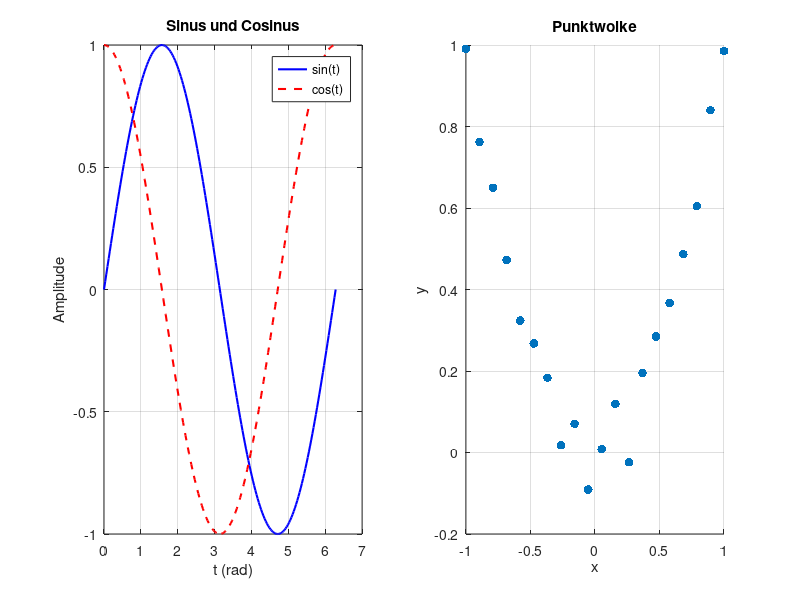
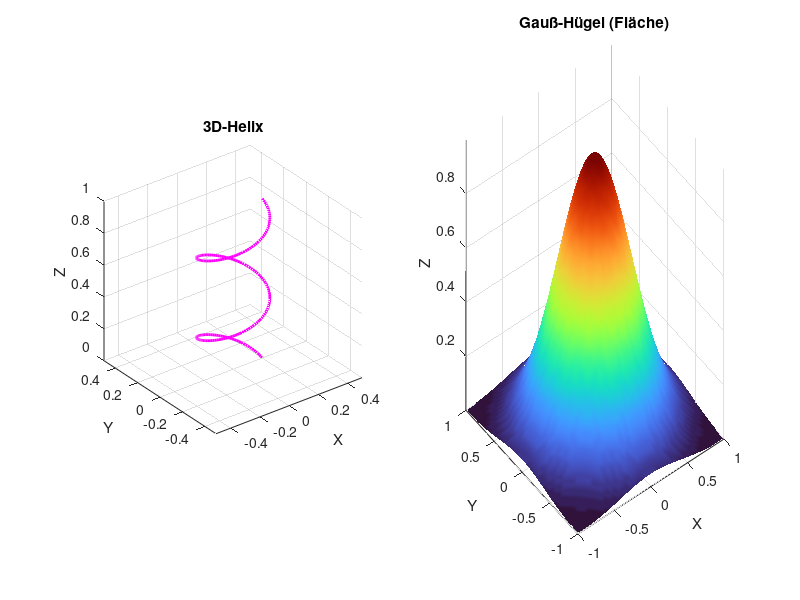
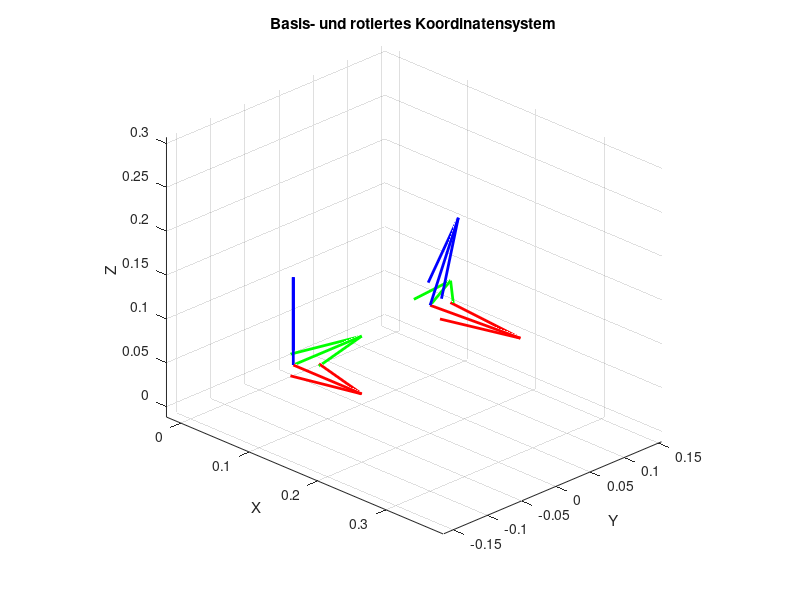
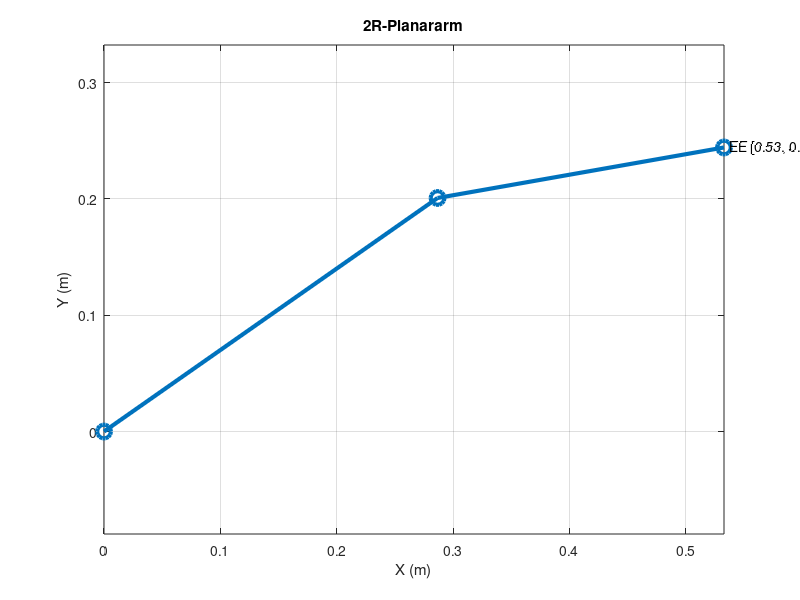

MATLAB code to generate these figures, in order:
function lecture00_basics()
% Vorlesung 0 — MATLAB‑Grundlagen für Robotik (Mathematik, Visualisierung, Kinematik)
%
% Ausführung
%   - Datei in MATLAB öffnen und „Run“ ausführen (oder abschnittsweise mit %%‑Zellen)
%   - Arbeitsordner auf das Repo bzw. den Ordner „matlab“ setzen
%   - Abbildungen geöffnet lassen, wenn Sie in ein PDF exportieren
%
% Lernziele
%   1) MATLAB‑Mathe‑Basics (Vektoren/Matrizen, Lineare Algebra, Numerik)
%   2) Visualisierung: 2D/3D‑Plots, Flächen, Koordinatenrahmen
%   3) Kinematik: Rotationsmatrizen, homogene Transformationen, einfache Ketten
%   4) DH‑basierte Vorwärtskinematik (kurz) inkl. Rahmendarstellung
%
% Konventionen
%   - Winkel sind in Radiant, außer wenn explizit in Grad ausgegeben
%   - Rechtshändiges Koordinatensystem; Z‑Achse zeigt standardmäßig „aus der Seite“
%   - Transformation T bildet mittels Post‑Multiplikation von einer Quelle auf ein Ziel ab
%   - R ist 3×3‑Rotation, p ist 3×1‑Position, T ist 4×4‑Homogene

%% Hilfsfunktionen (werden zuerst definiert und anschließend genutzt)

    % d2r: Umrechnung von Grad nach Radiant
    %   Eingabe: deg (Skalar/Array) in Grad
    %   Ausgabe: Radiant gleicher Größe
   
    function out = d2r(deg)
        out = deg * pi/180;
    end

    % r2d: Umrechnung von Radiant nach Grad
    %   Eingabe: rad (Skalar/Array) in Radiant
    %   Ausgabe: Grad gleicher Größe
   
    function out = r2d(rad)
        out = rad * 180/pi;
    end

    % rotX3/rotY3/rotZ3: elementare 3×3‑Rotationsmatrizen
    %   Jeweils eine Rechtsdrehung um die entsprechende Achse.
    %   Eigenschaften: R^T R = I, det(R) = 1 (SO(3)).
    function R = rotX3(theta)
        c = cos(theta); s = sin(theta);
        R = [1 0 0; 0 c -s; 0 s c];
    end

    function R = rotY3(theta)
        c = cos(theta); s = sin(theta);
        R = [c 0 s; 0 1 0; -s 0 c];
    end

    function R = rotZ3(theta)
        c = cos(theta); s = sin(theta);
        R = [c -s 0; s c 0; 0 0 1];
    end

    % makeT: zusammengesetzte 4×4‑Transformation aus R und p
    %   T = [ R p; 0 0 0 1 ]
    %   R: 3×3, p: 3×1
    function T = makeT(R, p)
        T = eye(4);
        T(1:3,1:3) = R;
        T(1:3,4) = p(:);
    end

    % transl4: reine Translation als 4×4‑Matrix
    %   Praktisch zum sequentiellen Zusammensetzen von Posen.
    function T = transl4(x, y, z)
        T = eye(4);
        T(1:3,4) = [x; y; z];
    end

    % isSO3: Prüft, ob R eine gültige Rotationsmatrix ist
    %   Test: Orthonormalität und Determinante 1 innerhalb Toleranz.
    function tf = isSO3(R, tol)
        if nargin < 2, tol = 1e-9; end
        tf = norm(R'*R - eye(3), 2) < tol && abs(det(R) - 1) < tol;
    end

    % tprint4: kompaktes Ausgeben einer 4×4‑Transformation
    %   Druckt Position p und die 3×3‑Rotationsmatrix.
    function tprint4(T, label)
        if nargin < 2, label = 'Transformation'; end
        fprintf('\n%s\n', label);
        fprintf('  p (m): [%.4f %.4f %.4f]\n', T(1,4), T(2,4), T(3,4));
        fprintf('  R =\n');
        disp(T(1:3,1:3));
    end

    % draw_frame3: zeichnet einen Koordinatenrahmen in 3D
    %   Achsenfarben: X=rot, Y=grün, Z=blau; Pfeillänge über scale.
    function draw_frame3(ax, T, scale, lw)
        if nargin < 3 || isempty(scale), scale = 0.1; end
        if nargin < 4 || isempty(lw), lw = 2; end
        o = T(1:3,4);
        x = T(1:3,1) * scale;
        y = T(1:3,2) * scale;
        z = T(1:3,3) * scale;
        hold(ax, 'on');
        quiver3(ax, o(1), o(2), o(3), x(1), x(2), x(3), 0, 'r', 'LineWidth', lw, 'MaxHeadSize', 0.5);
        quiver3(ax, o(1), o(2), o(3), y(1), y(2), y(3), 0, 'g', 'LineWidth', lw, 'MaxHeadSize', 0.5);
        quiver3(ax, o(1), o(2), o(3), z(1), z(2), z(3), 0, 'b', 'LineWidth', lw, 'MaxHeadSize', 0.5);
    end

    % dh: Standard‑Denavit‑Hartenberg‑Matrix
    %   Parameter: a (Linklänge), alpha (Verdrehung), d (Verschiebung), theta (Gelenkwinkel)
    %   Liefert die homogene Einzel‑Transformation eines Glieds.
    function A = dh(a, alpha, d, theta)
        c = cos(theta); s = sin(theta); ca = cos(alpha); sa = sin(alpha);
        A = [c, -s*ca,  s*sa, a*c;
             s,  c*ca, -c*sa, a*s;
             0,     sa,    ca,   d;
             0,      0,     0,   1];
    end

    % fkine_dh: Vorwärtskinematik für eine DH‑Kette
    %   dh_table: [a, alpha, d, theta_offset] je Zeile
    %   q: Gelenkwinkelvektor (in Radiant)
    %   Rückgabe: Endpose Tn und Zellarray Ts aller Zwischenposen
    function [Tn, Ts] = fkine_dh(dh_table, q)
        n = size(dh_table,1);
        Ts = cell(n+1,1); Ts{1} = eye(4);
        for i=1:n
            a = dh_table(i,1); alpha = dh_table(i,2); d = dh_table(i,3); th0 = dh_table(i,4);
            th = q(i) + th0;
            Ts{i+1} = Ts{i} * dh(a, alpha, d, th);
        end
        Tn = Ts{end};
    end

    % plot_planar_chain: 2D‑Darstellung einer Gelenkkette (Punktfolge)
    %   points: 2×N mit den Gelenkpositionen in der Ebene
    function plot_planar_chain(ax, points, opt)
        if nargin < 3, opt = struct(); end
        if ~isfield(opt,'lw'), opt.lw = 3; end
        if ~isfield(opt,'ms'), opt.ms = 30; end
        plot(ax, points(1,:), points(2,:), '-o', 'LineWidth', opt.lw, 'MarkerSize', opt.ms/3);
        axis(ax, 'equal'); grid(ax, 'on');
        xlabel(ax, 'X (m)'); ylabel(ax, 'Y (m)');
    end

%% 1) Einstieg: Aufräumen und Initialisierung
clc;  % Räumt das Command Window auf
rng(0);  % Setzt den Zufallszahlengenerator für reproduzierbare Ergebnisse
fprintf('Vorlesung 0: MATLAB‑Grundlagen für Robotik\n');  % Gibt den Titel im Command Window aus
datum = datestr(now);  % Wandelt die aktuelle Systemzeit in eine formatierte Zeichenkette um
fprintf('Datum: %s\n', datum);  % Zeigt das aktuelle Datum an

%% 2) Mathematik-Grundlagen: Felder und Lineare Algebra
fprintf('\n=== Mathematik-Grundlagen ===\n');

% Felder und elementweise Operationen
v = (1:5);                   % Zeilenvektor
w = v.^2;                    % Elementweise Potenz
A = [1 2; 3 4];              % 2x2-Matrix
B = [2 -1; 1 0.5];
C = A*B;                     % Matrixprodukt
D = A.*B;                    % Elementweise Multiplikation
fprintf('A*B (Matrixprodukt) =\n'); disp(C);  % disp zeigt die Matrix im Command Window an
fprintf('A.*B (elementweise) =\n'); disp(D);

% Indizierung und Teilbereiche
M = reshape(1:12, [3,4]);    % reshape formt den Zahlenbereich zu einer 3x4-Matrix um
col_text = num2str(M(:,2).');  % num2str wandelt den Spaltenvektor in eine Zeichenkette um
fprintf('Indexierung: M(2,3) = %d, M(:,2) = [ %s ]\n', M(2,3), col_text);

% Implizite Erweiterung (Broadcasting)
row = [1 2 3]; col = [10; 20; 30];
S = row + col;               % 3x3 durch Broadcasting
fprintf('Broadcasting (Zeile + Spalte) =\n'); disp(S);

% Lineare Gleichungssysteme und Konditionierung
A = [4 1 0; 1 3 -1; 0 -1 2]; b = [1; 2; 0.5];
x = A\b; res = norm(A*x - b);  % norm misst die Abweichung zwischen Ax und b
fprintf('Löse Ax=b mit \\: ‖Ax-b‖ = %.2e\n', res);
fprintf('cond_2(A) = %.2f (Konditionszahl)\n', cond(A));  % cond gibt die Konditionszahl der Matrix aus

% SVD und Ausgleichsrechnung
M = randn(5,3);  % randn erzeugt normalverteilte Zufallszahlen mit Mittelwert 0
y = randn(5,1);
[U,S,V] = svd(M, 'econ'); %#ok<ASGLU>  % svd berechnet die Singulärwertzerlegung der Matrix
x_ls = M\y; sig = diag(S).';  % diag extrahiert die Diagonale der Singulärwertmatrix
fprintf('SVD(M): Singulärwerte = [%.3f %.3f %.3f]\n', sig);
fprintf('Least‑Squares‑Lösung: ‖x‖ = %.3f\n', norm(x_ls));

%% 3) Visualisierung: 2D und 3D
fprintf('\n=== Visualisierung — Grundlagen ===\n');

% 2D-Darstellung
t = linspace(0, 2*pi, 200);  % linspace erzeugt 200 äquidistante Stützstellen zwischen 0 und 2π
y1 = sin(t);  % sin berechnet die Sinuswerte für die Zeitbasis
y2 = cos(t);  % cos liefert die Cosinuswerte zur Vergleichskurve
figure('Name','2D‑Plots');  % figure öffnet ein neues Grafikfenster mit der angegebenen Beschriftung
subplot(1,2,1);  % subplot(1,2,1) teilt das Fenster in 1x2 Achsen und aktiviert die linke Achse
plot(t, y1, 'b-', 'LineWidth', 1.5);  % plot zeichnet den Funktionsverlauf als Linie
hold on;  % hold on behält die aktuelle Achse für weitere Plots aktiv
plot(t, y2, 'r--', 'LineWidth', 1.5);
grid on;  % grid on blendet ein Koordinatengitter ein
xlabel('t (rad)');  % xlabel setzt die Beschriftung der x-Achse
ylabel('Amplitude');  % ylabel setzt die Beschriftung der y-Achse
legend('sin(t)', 'cos(t)');  % legend erzeugt eine Legende für die dargestellten Kurven
title('Sinus und Cosinus');  % title vergibt einen Achsentitel

% Streudiagramm mit Beschriftung
xdata = linspace(-1,1,20);
noise = 0.05*randn(size(xdata));  % size liefert die Dimensionen von xdata für das Rauschsampling
ydata = xdata.^2 + noise;
subplot(1,2,2);
scatter(xdata, ydata, 40, 'filled');  % scatter stellt diskrete Punkte mit Markierungen dar
grid on; xlabel('x'); ylabel('y'); title('Punktwolke');

% 3D-Darstellung
figure('Name','3D‑Plots');
subplot(1,2,1);
t = linspace(0, 4*pi, 200); r = 0.2; z = linspace(0, 1, 200);
x = r*cos(t); y = r*sin(t);
plot3(x, y, z, 'm-', 'LineWidth', 2);  % plot3 zeichnet eine räumliche Kurve
grid on; axis equal;  % axis equal erzwingt gleiche Skalierung in allen Achsen
xlabel('X'); ylabel('Y'); zlabel('Z'); title('3D‑Helix');

subplot(1,2,2);
[X,Y] = meshgrid(linspace(-1,1,50));  % meshgrid erzeugt ein Gitter aus x/y-Koordinaten
Z = exp(-3*(X.^2 + Y.^2));  % exp wertet den Exponentialausdruck für das Höhenprofil aus
surf(X,Y,Z);  % surf stellt eine farbige Oberfläche dar
shading interp;  % shading interp glättet die Farbverläufe zwischen den Facetten
colormap turbo;  % colormap legt die Farbpalette für die Grafik fest
axis tight;  % axis tight schneidet den Plot auf den Datenbereich zu
xlabel('X'); ylabel('Y'); zlabel('Z'); title('Gauß‑Hügel (Fläche)');

%% 4) Rotationen und homogene Transformationen
fprintf('\n=== Rotationen und Transformationen ===\n');
R = rotZ3(d2r(30)) * rotY3(d2r(15)) * rotX3(d2r(-10));
fprintf('isSO3(R) = %d, det(R) = %.6f\n', isSO3(R), det(R));
p = [0.3; -0.1; 0.2]; T = makeT(R, p);
tprint4(T, 'Beispiel‑Transformation T');

% Transformationen kombinieren: Basis->A->B
Ta = makeT(rotZ3(d2r(20)), [0.2; 0.0; 0.0]);
Tb = makeT(rotY3(d2r(10)), [0.0; 0.1; 0.0]);
T_ab = Ta * Tb; tprint4(T_ab, 'Komposition T = Ta * Tb');

%% 5) Koordinatenrahmen in 3D visualisieren
fprintf('\n=== Koordinatenrahmen visualisieren ===\n');
fig = figure('Name','Rahmen');
ax = axes(fig);  % axes erzeugt ein neues Achsenobjekt im angegebenen Figure
hold(ax, 'on'); grid(ax, 'on'); axis(ax, 'equal'); view(ax, 45, 25);  % view legt die Blickrichtung auf die 3D-Achse fest
xlabel(ax, 'X'); ylabel(ax, 'Y'); zlabel(ax, 'Z'); title(ax, 'Basis‑ und rotiertes Koordinatensystem');
draw_frame3(ax, eye(4), 0.1, 2);          % Basisrahmen
draw_frame3(ax, T, 0.1, 2);               % transformierter Rahmen
% Hinweis: Farbkonvention der Achsen: X=rot, Y=grün, Z=blau

%% 6) Planare 2R-Kette ohne DH-Parameter
fprintf('\n=== Planare 2R‑Vorwärtskinematik (Geometrie) ===\n');
l1 = 0.35; l2 = 0.25; q = [d2r(35), d2r(-25)];
p0 = [0;0];
p1 = p0 + [l1*cos(q(1)); l1*sin(q(1))];
p2 = p1 + [l2*cos(q(1)+q(2)); l2*sin(q(1)+q(2))];
fprintf('Endeffektor (x,y) = [%.3f, %.3f] m\n', p2(1), p2(2));

fig2 = figure('Name','Planar 2R'); ax2 = axes(fig2);
plot_planar_chain(ax2, [p0 p1 p2]);  % plot_planar_chain zeichnet die Gelenkkette als Linienzug
title(ax2, '2R‑Planararm');
label_text = sprintf('  EE [%.2f, %.2f] m', p2(1), p2(2));  % sprintf formatiert den Text mit Zahlenwerten
text(ax2, p2(1), p2(2), label_text);  % text platziert eine Beschriftung an den angegebenen Koordinaten

%% 7) DH-basierte Vorwärtskinematik mit Rahmendarstellung
fprintf('\n=== DH‑basierte Vorwärtskinematik ===\n');
dh_table = [
    l1, 0, 0, 0;  % a, alpha, d, theta_offset
    l2, 0, 0, 0
];
[Tee, Ts] = fkine_dh(dh_table, q);  % fkine_dh berechnet die Vorwärtskinematik der DH-Kette
tprint4(Tee, 'T_{Basis->EE} aus DH‑Kette');

% Zwischenrahmen darstellen
fig3 = figure('Name','DH‑Rahmen'); ax3 = axes(fig3);
hold(ax3, 'on'); grid(ax3, 'on'); axis(ax3, 'equal'); view(ax3, 30, 25);
xlabel(ax3, 'X'); ylabel(ax3, 'Y'); zlabel(ax3, 'Z'); title(ax3, 'Rahmen entlang der DH‑Kette');
for i = 1:numel(Ts)
    draw_frame3(ax3, Ts{i}, 0.08, 2);
end
draw_frame3(ax3, Tee, 0.1, 3);

fprintf('\nEnde von Vorlesung 0. Vorschlag: Fahren Sie mit Vorlesung 1 (Utilities) fort.\n');
end
